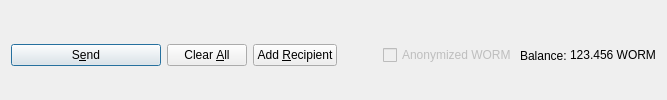
         <widget class="QFrame" name="frame_Send">
          <layout class="QHBoxLayout" name="horizontalLayout">
           <property name="bottomMargin">
            <number>0</number>
           </property>
           <item>
            <widget class="QPushButton" name="sendButton">
             <property name="minimumSize">
              <size>
               <width>150</width>
               <height>0</height>
              </size>
             </property>
             <property name="toolTip">
              <string>Confirm the send action</string>
             </property>
             <property name="text">
              <string>S&amp;end</string>
             </property>
             <property name="icon">
              <iconset resource="../worm.qrc">
               <normaloff>:/icons/send</normaloff>:/icons/send</iconset>
             </property>
             <property name="autoDefault">
              <bool>false</bool>
             </property>
             <property name="default">
              <bool>true</bool>
             </property>
            </widget>
           </item>
           <item>
            <widget class="QPushButton" name="clearButton">
             <property name="sizePolicy">
              <sizepolicy hsizetype="Minimum" vsizetype="Fixed">
               <horstretch>0</horstretch>
               <verstretch>0</verstretch>
              </sizepolicy>
             </property>
             <property name="toolTip">
              <string>Clear all fields of the form.</string>
             </property>
             <property name="text">
              <string>Clear &amp;All</string>
             </property>
             <property name="icon">
              <iconset resource="../worm.qrc">
               <normaloff>:/icons/remove</normaloff>:/icons/remove</iconset>
             </property>
             <property name="autoDefault">
              <bool>false</bool>
             </property>
            </widget>
           </item>
           <item>
            <widget class="QPushButton" name="addButton">
             <property name="toolTip">
              <string>Send to multiple recipients at once</string>
             </property>
             <property name="text">
              <string>Add &amp;Recipient</string>
             </property>
             <property name="icon">
              <iconset resource="../worm.qrc">
               <normaloff>:/icons/add</normaloff>:/icons/add</iconset>
             </property>
             <property name="autoDefault">
              <bool>false</bool>
             </property>
            </widget>
           </item>
           <item>
            <spacer name="horizontalSpacer">
             <property name="orientation">
              <enum>Qt::Horizontal</enum>
             </property>
             <property name="sizeHint" stdset="0">
              <size>
               <width>40</width>
               <height>20</height>
              </size>
             </property>
            </spacer>
           </item>
           <item>
            <layout class="QHBoxLayout" name="horizontalLayout_2">
             <property name="spacing">
              <number>3</number>
             </property>
             <item>
              <widget class="QCheckBox" name="checkzWORM">
               <property name="enabled">
                <bool>false</bool>
               </property>
               <property name="text">
                <string>Anonymized WORM</string>
               </property>
              </widget>
             </item>
             <item>
              <widget class="QLabel" name="label">
               <property name="text">
                <string>Balance:</string>
               </property>
              </widget>
             </item>
             <item>
              <widget class="QLabel" name="labelBalance">
               <property name="sizePolicy">
                <sizepolicy hsizetype="Preferred" vsizetype="Fixed">
                 <horstretch>0</horstretch>
                 <verstretch>0</verstretch>
                </sizepolicy>
               </property>
               <property name="cursor">
                <cursorShape>IBeamCursor</cursorShape>
               </property>
               <property name="text">
                <string notr="true">123.456 WORM</string>
               </property>
               <property name="textInteractionFlags">
                <set>Qt::LinksAccessibleByMouse|Qt::TextSelectableByKeyboard|Qt::TextSelectableByMouse</set>
               </property>
              </widget>
             </item>
            </layout>
           </item>
          </layout>
         </widget>
